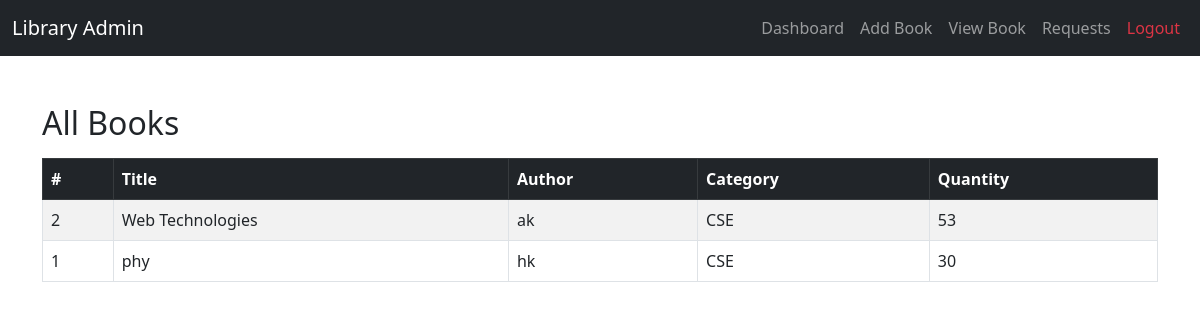
Page /admin/view_books.php (signed in) on the committed database.
### tables this page shows
CREATE TABLE IF NOT EXISTS `books` (
  `id` int NOT NULL AUTO_INCREMENT,
  `title` varchar(255) NOT NULL,
  `author` varchar(255) NOT NULL,
  `category` varchar(100) DEFAULT NULL,
  `quantity` int DEFAULT '1',
  PRIMARY KEY (`id`)
);

### admin/view_books.php (the view, shortened to what this page needs)
<?php
include '../includes/db.php';
$result = $conn->query("SELECT * FROM books ORDER BY id DESC");
?>
<!DOCTYPE html>
<html>
<head>
    <link href="https://cdn.jsdelivr.net/npm/bootstrap@5.3.0/dist/css/bootstrap.min.css" rel="stylesheet">
</head>
<body>
<?php include 'navbar.php'; ?>
<div class="container mt-5">
    <h2>All Books</h2>
    <table class="table table-bordered table-striped mt-3">
        <thead class="table-dark">
            <tr>
                <th>#</th>
                <th>Title</th>
                <th>Author</th>
                <th>Category</th>
                <th>Quantity</th>
            </tr>
        </thead>
        <tbody>
            <?php if ($result->num_rows > 0): ?>
                <?php while ($book = $result->fetch_assoc()): ?>
                    <tr>
                        <td><?= $book['id'] ?></td>
                        <td><?= $book['title'] ?></td>
                        <td><?= $book['author'] ?></td>
                        <td><?= $book['category'] ?></td>
                        <td><?= $book['quantity'] ?></td>
                    </tr>
                <?php endwhile; ?>
            <?php else: ?>
                <tr><td colspan="5" class="text-center">No books found.</td></tr>
            <?php endif; ?>
        </tbody>
    </table>
</div>
</body>
</html>

### rows in the picture
books: id "2", title "Web Technologies", author "ak", category "CSE", quantity "53"
books: id "1", title "phy", author "hk", category "CSE", quantity "30"
